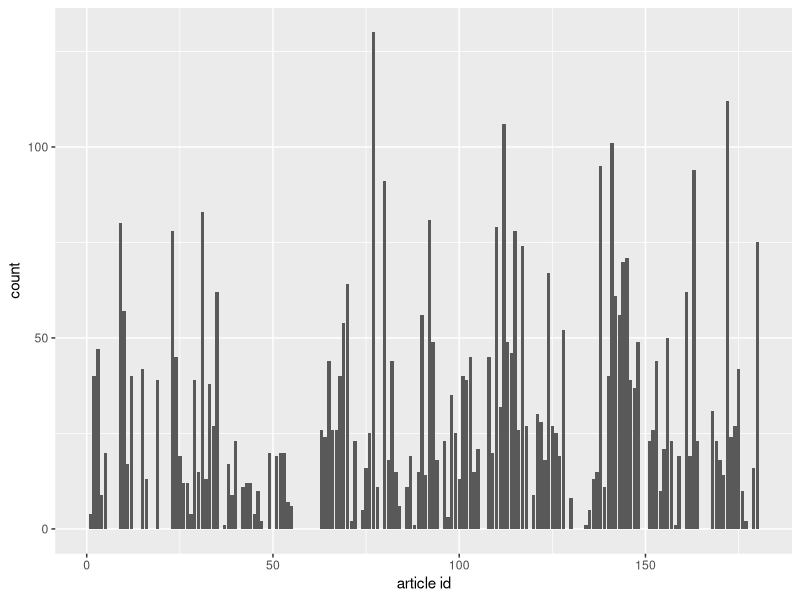
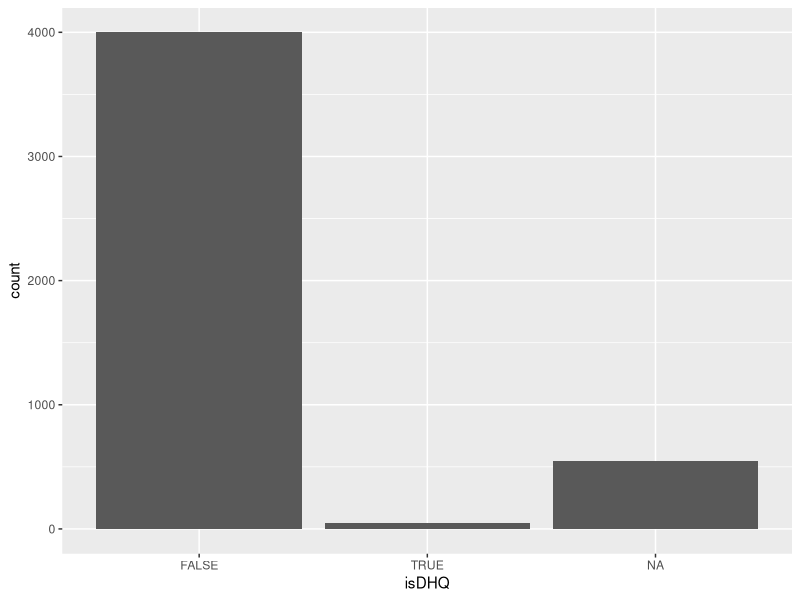
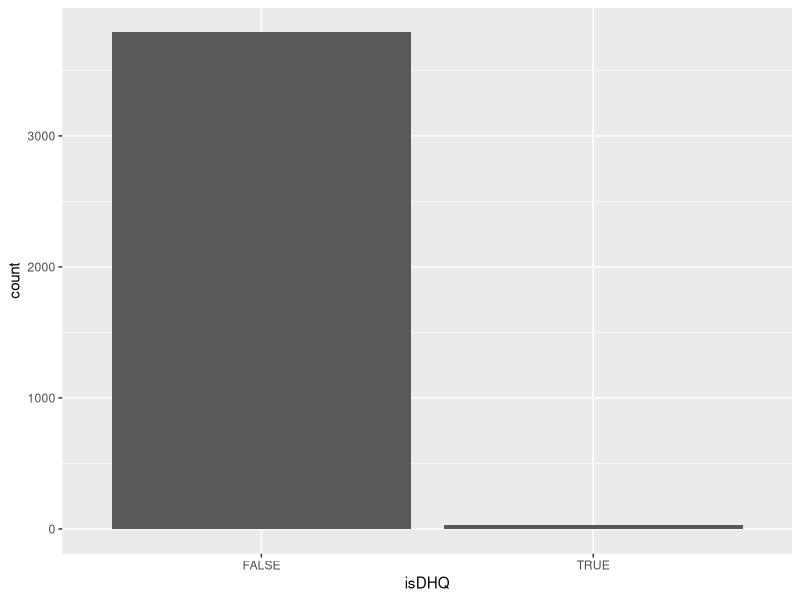
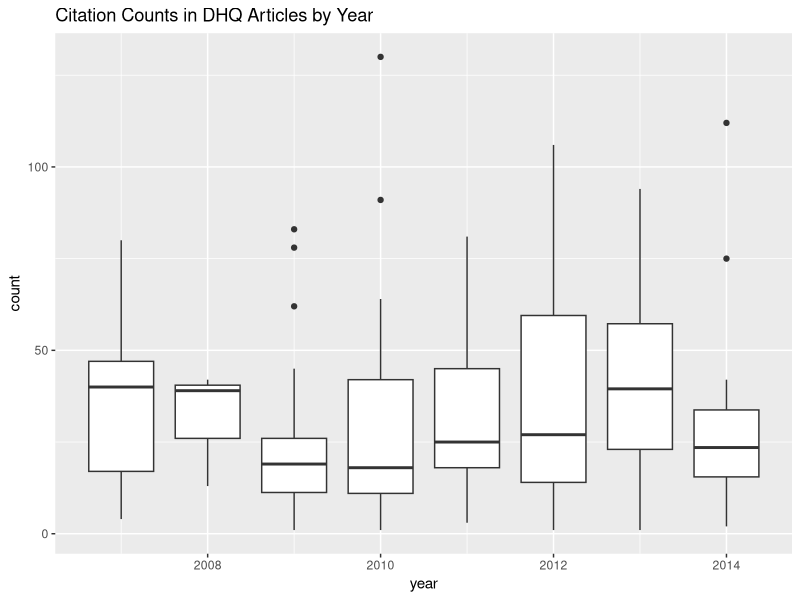
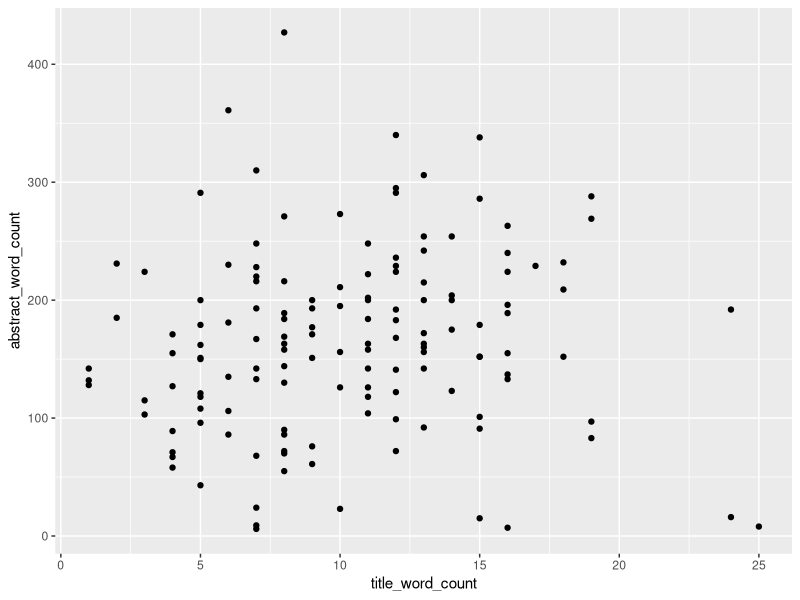
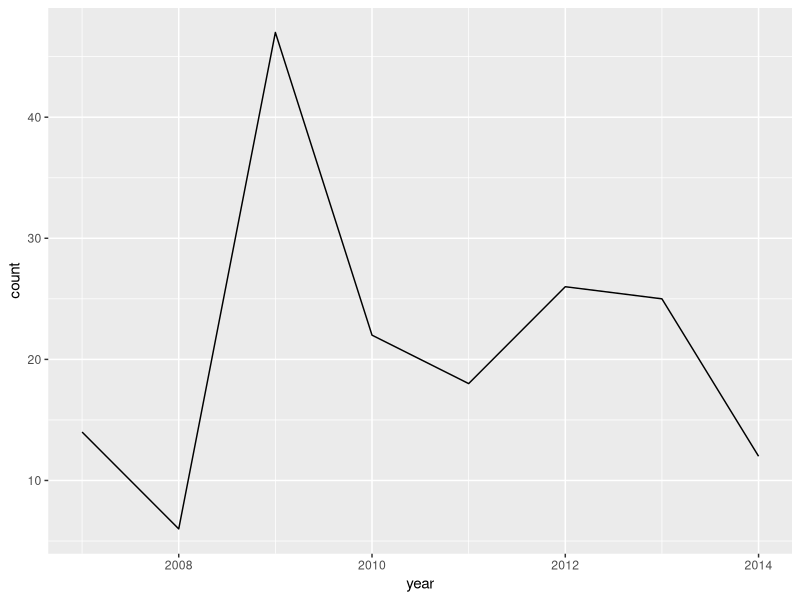
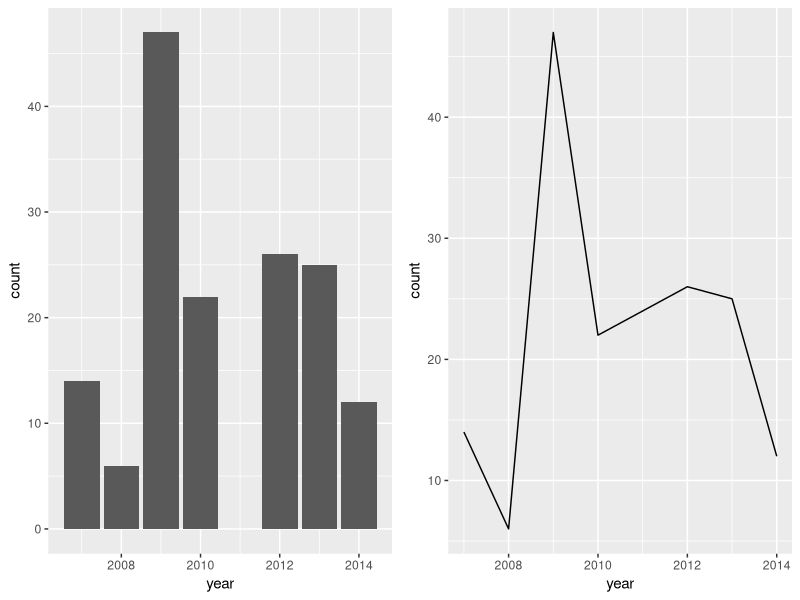
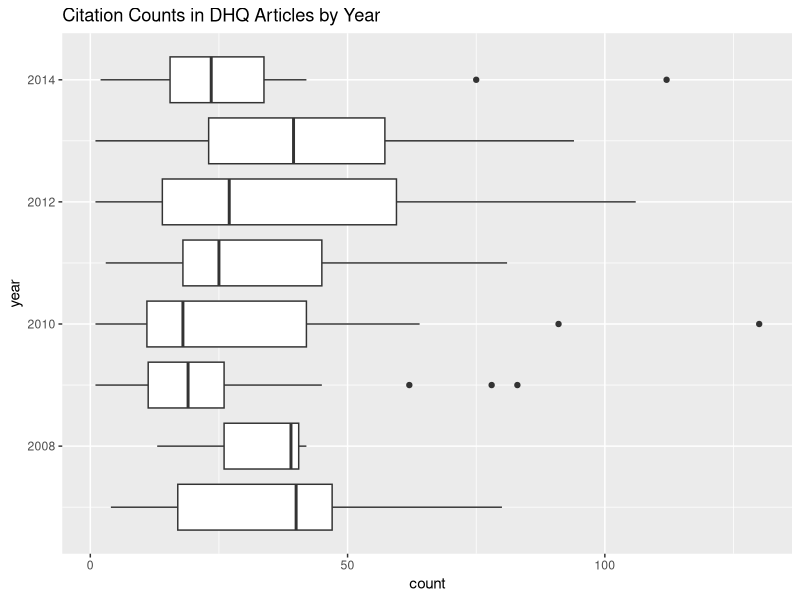

Reproduce these figures in R, in order.
## ---- chunk 1
library(tidyverse)

dhq_articles  <- read_tsv(file = "./data/dhq_ivmooc_data/dhq_articles.tsv") %>%
  mutate (
    isDHQ = as.logical(isDHQ))

dhq_articles_biblio <- read_tsv(file = "./data/dhq_ivmooc_data/works_cited_in_dhq.tsv") %>%
  mutate(
    year = as.integer(year),
    isDHQ = as.logical(isDHQ)
  )

# original works_cited_in_dhq.tsv modified to correct parsing failures:
# 1558: year column added
# 2030: curly quote fixed
# 1801: missing quote in title
## ---- chunk 2
dhq_articles %>% 
  select(`reference IDs`)
## ---- chunk 3

dhq_cited_works <- dhq_articles %>%
  mutate(`ref list` = strsplit(`reference IDs`," \\| ")) %>%
  unnest(`ref list`) %>%
  group_by(`article id`)  %>%
  mutate(index = row_number()) %>%
  spread(index, `ref list`) %>%
  ungroup() %>%
  gather(
    "index",
    "citation",
    -(`article id`:isDHQ) #excluding this range from the gather
    ) %>%
  na.omit(`citation`) %>%
  select(citation,everything(),-isDHQ) %>% #dhqmaking citation the left-most varible in our tibble and removing the `isDHQ` associated with the article
  left_join(
    dhq_articles_biblio %>%
      select(`article id`,isDHQ),
    by = c('citation' = 'article id')
  ) %>%
  arrange(citation)

## ---- chunk 4
dhq_cited_works %>%
  ggplot() +
  geom_bar() +
  aes(x=`article id`)
## ---- chunk 5
dhq_cited_works %>%
  ggplot() +
  geom_bar() +
  aes(x = isDHQ)
## ---- chunk 6
dhq_articles_biblio %>%
  ggplot() +
  geom_bar() +
  aes(x = isDHQ)
## ---- chunk 7
dhq_cited_works %>%
  group_by(`article id`,year) %>%
  summarize(count=n()) %>%
  ggplot() +
  geom_boxplot() +
  aes(x = year,
      group= year,
      y = count
      ) +
  ggtitle("Citation Counts in DHQ Articles by Year")
## ---- chunk 8
library(tokenizers)

abstract_words <- dhq_articles %>%
  na.omit(abstract) %>%
  select(`article id`, abstract) %>%
  mutate(word = tokenize_words(abstract)) %>%
  unnest() %>%
  select(`article id`,word)

title_words <- dhq_articles %>%
  select(`article id`, title) %>%
  mutate(word = tokenize_words(title)) %>%
  unnest() %>%
  select(`article id`,word)

word_counts <- abstract_words %>%
  group_by(`article id`) %>%
  summarize(abstract_word_count = n()) %>%
  left_join(
    title_words %>%
      group_by(`article id`) %>%
      summarize(title_word_count = n())
  )

word_counts %>%
ggplot() +
  geom_point() +
  aes(x = title_word_count,
      y=abstract_word_count,
      label= `article id`
      )
## ---- chunk 9
dhq_articles %>%
  group_by(year) %>%
  summarize(count = n()) %>%
  ggplot() +
  geom_line() +
  aes(x = year, y=count)
## ---- chunk 10
#install.packages("gridExtra")
## ---- chunk 11
dhq_articles_test <- dhq_articles %>%
  filter(!year == "2011")

p1 <- dhq_articles_test %>%
  group_by(`article id`,year) %>%
  ggplot() +
  geom_bar() +
  aes(x = year)

p2 <- dhq_articles_test %>%
  group_by(year) %>%
  summarize(count = n()) %>%
  ggplot() +
  geom_line() +
  aes(x = year,
      y=count
      )

require(gridExtra)
grid.arrange(p1,p2,ncol=2)
## ---- chunk 12
dhq_cited_works %>%
  group_by(`article id`,year) %>%
  summarize(count=n()) %>%
  ggplot() +
  geom_boxplot() +
  aes(x = year,
      group= year,
      y = count
      ) +
  ggtitle("Citation Counts in DHQ Articles by Year") +
  coord_flip()
